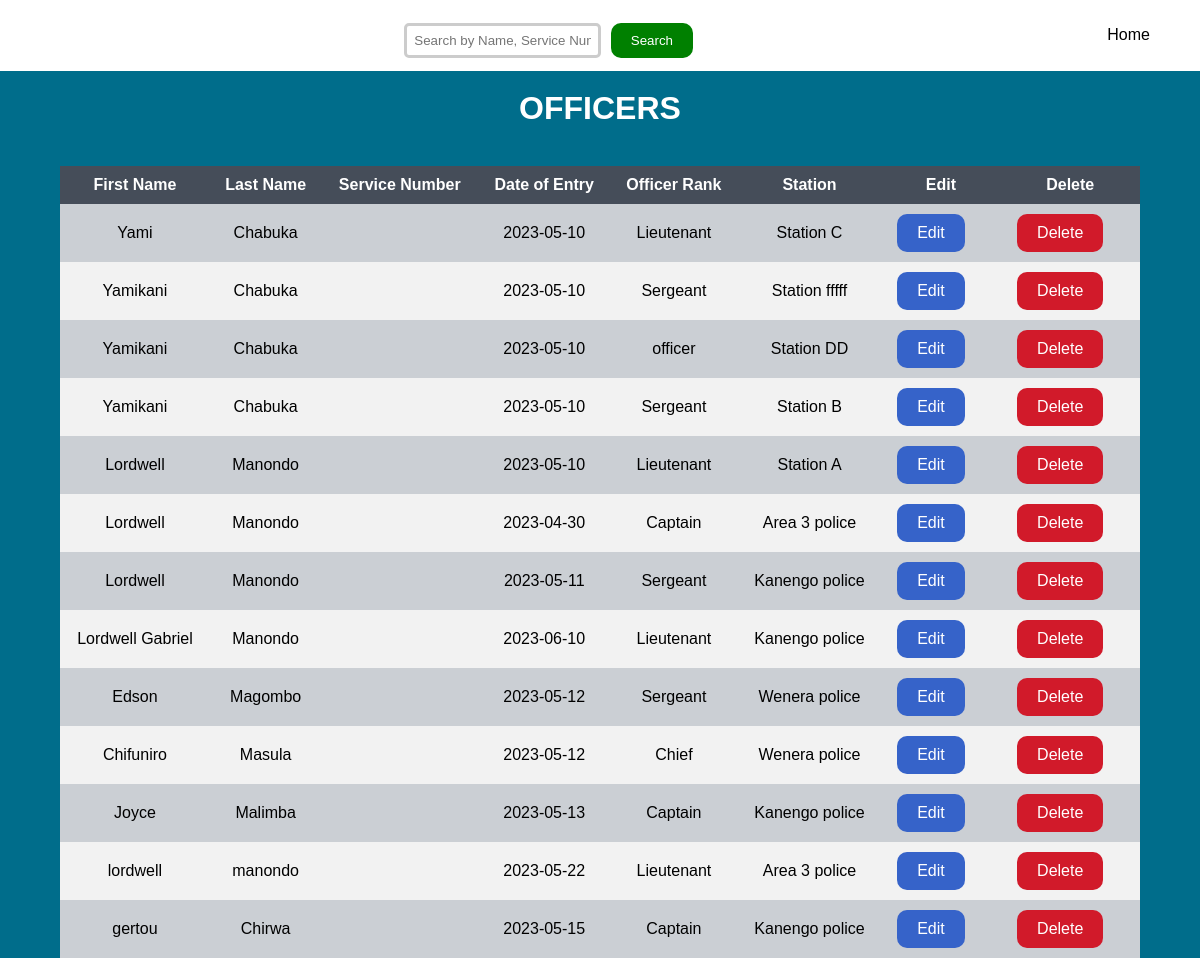
The app's page /officers/view_officers.php, older data.
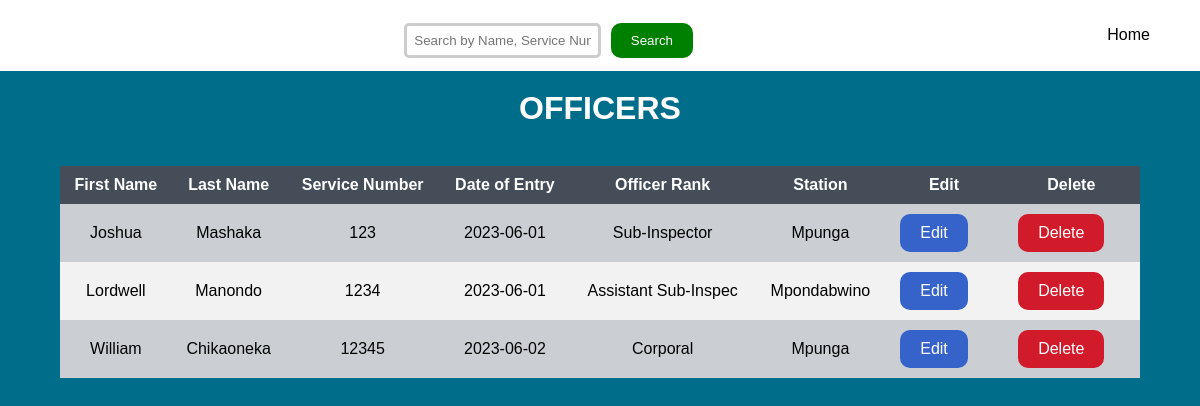
The same page, newer data.
### tables this page shows
CREATE TABLE `officers` (
  `id` int(5) NOT NULL,
  `first_name` varchar(30) NOT NULL,
  `last_name` varchar(30) NOT NULL,
  `service_no` int(20) NOT NULL,
  `date_of_entry` date NOT NULL,
  `officer_rank` varchar(20) NOT NULL,
  `station` varchar(50) NOT NULL,
  `password` varchar(255) NOT NULL
);

### officers/view_officers.php (the view, shortened to what this page needs)
<!DOCTYPE html>
<html>
<head>
</head>
<body>
<header>
    <form method="post" action="">
        <input type="text" name="search_query" id="search_query" placeholder="Search by Name, Service Number, Rank, or Station">
        <input type="submit" name="search" value="Search">
    </form>
    <a class="logout-link" href="../home/Officer-incharge_landing_page.php" class="logout-link">Home</a>
</header>
<h1>OFFICERS</h1>
<br>
<table>
    <tr>
        <th>First Name</th>
        <th>Last Name</th>
        <th>Service Number</th>
        <th>Date of Entry</th>
        <th>Officer Rank</th>
        <th>Station</th>
        <th>Edit</th>
        <th>Delete</th>
    </tr>
    <?php
    include('../db/Connections.php');
    $searchQuery = isset($_POST['search_query']) ? $_POST['search_query'] : '';
    if (isset($_POST['search'])) {
        $escapedSearchQuery = mysqli_real_escape_string($conn, $searchQuery);
        $sql = "SELECT * FROM officers WHERE
                first_name LIKE '%$escapedSearchQuery%' OR
                last_name LIKE '%$escapedSearchQuery%' OR
                service_no LIKE '%$escapedSearchQuery%' OR
                officer_rank LIKE '%$escapedSearchQuery%' OR
                station LIKE '%$escapedSearchQuery%'";
        $result = mysqli_query($conn, $sql);
        if (mysqli_num_rows($result) > 0) {
            while ($row = mysqli_fetch_assoc($result)) {
                echo "<tr>";
                echo "<td>" . $row["first_name"] . "</td>";
                echo "<td>" . $row["last_name"] . "</td>";
                echo "<td>" . $row["service_no"] . "</td>";
                echo "<td>" . $row["date_of_entry"] . "</td>";
                echo "<td>" . $row["officer_rank"] . "</td>";
                echo "<td>" . $row["station"] . "</td>";
                echo "<td><a href='edit_officer.php?id=" . $row["id"] . "' style='background-color: #3663c9; text-decoration: none; border-radius: 10px;'>Edit</a></td>";
                echo "<td><a href='delete_officer.php?id=" . $row["id"] . "' style='background-color: #d11a2a; text-decoration: none; border-radius: 10px;' onclick='return confirm(\"Are you sure you want to delete this officer?\")'>Delete</a></td>";
                echo "</tr>";
            }
        } else {
            echo "<tr><td colspan='8'><span style='color: red;'>No matching search: Search again after 10 seconds</span></td></tr>";
                $refreshTime = 10;
            $metaTag = "<meta http-equiv='refresh' content='$refreshTime'>";
            echo $metaTag;
        }
    } else {
        $sql = "SELECT * FROM officers";
        $result = mysqli_query($conn, $sql);
        while ($row = mysqli_fetch_assoc($result)) {
            echo "<tr>";
            echo "<td>" . $row["first_name"] . "</td>";
            echo "<td>" . $row["last_name"] . "</td>";
            echo "<td>" . $row["service_no"] . "</td>";
            echo "<td>" . $row["date_of_entry"] . "</td>";
            echo "<td>" . $row["officer_rank"] . "</td>";
            echo "<td>" . $row["station"] . "</td>";
            echo "<td><a href='edit_officer.php?id=" . $row["id"] . "' style='background-color: #3663c9; text-decoration: none; border-radius: 10px;'>Edit</a></td>";
            echo "<td><a href='delete_officer.php?id=" . $row["id"] . "' style='background-color: #d11a2a; text-decoration: none; border-radius: 10px;' onclick='return confirm(\"Are you sure you want to delete this officer?\")'>Delete</a></td>";
            echo "</tr>";
        }
    }
    ?>
</table>
</body>
</html>

### officers/view_officers.php (style rules this page uses)
body { margin: auto; padding: 0; background-color: rgb(0, 109, 139); font-family: Arial, sans-serif; }
header { display: flex; align-items: center; justify-content: space-between; padding: 10px; min-height: 50px; outline: 1px solid white; background-color: white; }
form { text-align: center; margin-top: 10px; flex-grow: 1; }
input[type="text"] { padding: 7px; margin-right: 5px; border-radius: 5px; border: 3px solid #ccc; }
input[type="submit"] { padding: 10px 20px; background-color: green; color: #fff; border: gray; border-radius: 10px; cursor: pointer; }
.logout-link { text-decoration: none; color: black; }
h1 { text-align: center; margin-top: 20px; color: white; }
table { border-collapse: collapse; width: 90%; margin: auto; margin-border: }
th, td { padding: 10px; text-align: center; }
th { background-color: #454d59; color: #fff; }
tr:nth-child(odd) { background-color: #f2f2f2; }
tr:nth-child(even) { background-color: #cbcfd4; }
a { display: inline-block; padding: 10px 20px; color: #fff; text-decoration: none; margin-right: 20px; }

Row changes from the older to the newer data that the page shows:
removed officers: first_name "Yami", last_name "Chabuka", date_of_entry "2023-05-10", officer_rank "Lieutenant", station "Station C"
removed officers: first_name "Yamikani", last_name "Chabuka", date_of_entry "2023-05-10", officer_rank "Sergeant", station "Station fffff"
removed officers: first_name "Yamikani", last_name "Chabuka", date_of_entry "2023-05-10", officer_rank "officer", station "Station DD"
removed officers: first_name "Yamikani", last_name "Chabuka", date_of_entry "2023-05-10", officer_rank "Sergeant", station "Station B"
removed officers: first_name "Lordwell", last_name "Manondo", date_of_entry "2023-05-10", officer_rank "Lieutenant", station "Station A"
removed officers: first_name "Lordwell", last_name "Manondo", date_of_entry "2023-04-30", officer_rank "Captain", station "Area 3 police"
removed officers: first_name "Lordwell", last_name "Manondo", date_of_entry "2023-05-11", officer_rank "Sergeant", station "Kanengo police"
removed officers: first_name "Lordwell Gabriel", last_name "Manondo", date_of_entry "2023-06-10", officer_rank "Lieutenant", station "Kanengo police"
removed officers: first_name "Edson", last_name "Magombo", date_of_entry "2023-05-12", officer_rank "Sergeant", station "Wenera police"
removed officers: first_name "Chifuniro", last_name "Masula", date_of_entry "2023-05-12", officer_rank "Chief", station "Wenera police"
removed officers: first_name "Joyce", last_name "Malimba", date_of_entry "2023-05-13", officer_rank "Captain", station "Kanengo police"
removed officers: first_name "lordwell", last_name "manondo", date_of_entry "2023-05-22", officer_rank "Lieutenant", station "Area 3 police"
removed officers: first_name "gertou", last_name "Chirwa", date_of_entry "2023-05-15", officer_rank "Captain", station "Kanengo police"
added officers: first_name "Joshua", last_name "Mashaka", service_no "123", date_of_entry "2023-06-01", officer_rank "Sub-Inspector", station "Mpunga"
added officers: first_name "Lordwell", last_name "Manondo", service_no "1234", date_of_entry "2023-06-01", officer_rank "Assistant Sub-Inspec", station "Mpondabwino"
added officers: first_name "William", last_name "Chikaoneka", service_no "12345", date_of_entry "2023-06-02", officer_rank "Corporal", station "Mpunga"
